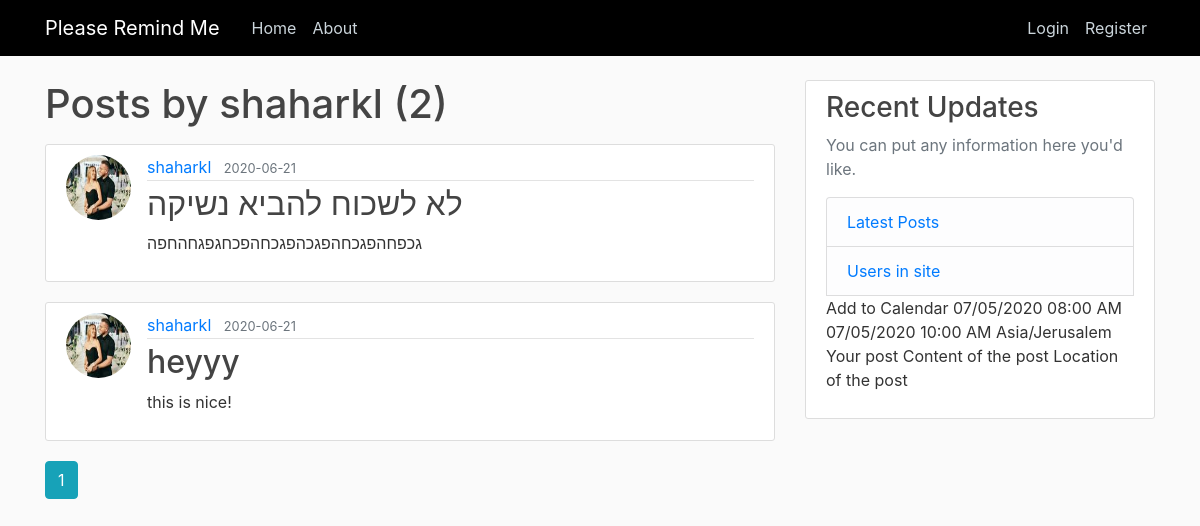
/user/shaharkl, run on the app's committed database.
### flaskblog/models.py (models this page shows, shortened)
class User(db.Model, UserMixin):
    id = db.Column(db.Integer, primary_key=True)
    username = db.Column(db.String(20), unique=True, nullable=False)
    email = db.Column(db.String(120), unique=True, nullable=False)
    image_file = db.Column(db.String(20), nullable=False, default='default.jpg')
    password = db.Column(db.String(60), nullable=False)
    posts = db.relationship('Post', backref='author', lazy=True)

class Post(db.Model):
    id = db.Column(db.Integer, primary_key=True)
    title = db.Column(db.String(100), nullable=False)
    date_posted = db.Column(db.DateTime, nullable=False, default=datetime.utcnow)
    content = db.Column(db.Text, nullable=False)
    user_id = db.Column(db.Integer, db.ForeignKey('user.id'), nullable=False)

### flaskblog/users/routes.py (the view)
@users.route("/user/<string:username>")
def user_posts(username):
    page = request.args.get('page', 1, type=int)
    user = User.query.filter_by(username=username).first_or_404()
    posts = Post.query.filter_by(author=user)\
        .order_by(Post.date_posted.desc())\
        .paginate(page=page, per_page=5)
    return render_template('user_posts.html', posts=posts, user=user)

### flaskblog/templates/user_posts.html
{% extends "layout.html" %}
{% block content %}
    <h1 class="mb-3">Posts by {{ user.username }} ({{ posts.total }})</h1>
    {% for post in posts.items %}
        <article class="media content-section">
          <img class="rounded-circle article-img" src="{{ url_for('static', filename='profile_pics/' + post.author.image_file) }}">
          <div class="media-body">
            <div class="article-metadata">
              <a class="mr-2" href="{{ url_for('users.user_posts', username=post.author.username) }}">{{ post.author.username }}</a>
              <small class="text-muted">{{ post.date_posted.strftime('%Y-%m-%d') }}</small>
            </div>
            <h2><a class="article-title" href="{{ url_for('posts.post', post_id=post.id) }}">{{ post.title }}</a></h2>
            <p class="article-content">{{ post.content }}</p>
          </div>
        </article>
    {% endfor %}
    {% for page_num in posts.iter_pages(left_edge=1, right_edge=1, left_current=1, right_current=2) %}
      {% if page_num %}
        {% if posts.page == page_num %}
          <a class="btn btn-info mb-4" href="{{ url_for('users.user_posts', username=user.username, page=page_num) }}">{{ page_num }}</a>
        {% else %}
          <a class="btn btn-outline-info mb-4" href="{{ url_for('users.user_posts', username=user.username, page=page_num) }}">{{ page_num }}</a>
        {% endif %}
      {% else %}
        ...
      {% endif %}
    {% endfor %}
{% endblock content %}

### flaskblog/static/main.css (style rules this page uses)
body { background: #fafafa; color: #333333; margin-top: 5rem; }
h1, h2, h3, h4, h5, h6 { color: #444444; }
.content-section { background: #ffffff; padding: 10px 20px; border: 1px solid #dddddd; border-radius: 3px; margin-bottom: 20px; }
.article-title { color: #444444; }
.article-content { white-space: pre-line; }
.article-img { height: 65px; width: 65px; margin-right: 16px; }
.article-metadata { padding-bottom: 1px; margin-bottom: 4px; border-bottom: 1px solid #e3e3e3 }

### data on the page
User: username "shaharkl"
Post: image_file (picture), author.username "shaharkl", date_posted "2020-06-21", title "לא לשכוח להביא נשיקה", content "גכפחהפגכחהפגכהפגכחהפכחגפגחהחפה"
Post: image_file (picture), author.username "shaharkl", date_posted "2020-06-21", title "heyyy", content "this is nice!"

### other printed values
{{ posts.total }} "2"
{{ page_num }} "1"
